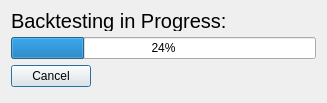
<?xml version="1.0" encoding="UTF-8"?>
<ui version="4.0">
 <class>Dialog</class>
 <widget class="QDialog" name="Dialog">
  <property name="geometry">
   <rect>
    <x>0</x>
    <y>0</y>
    <width>327</width>
    <height>103</height>
   </rect>
  </property>
  <property name="windowTitle">
   <string>Dialog</string>
  </property>
  <layout class="QFormLayout" name="formLayout">
   <item row="0" column="0">
    <widget class="QLabel" name="labelBacktesting">
     <property name="maximumSize">
      <size>
       <width>16777215</width>
       <height>20</height>
      </size>
     </property>
     <property name="font">
      <font>
       <pointsize>15</pointsize>
      </font>
     </property>
     <property name="text">
      <string>Backtesting in Progress:</string>
     </property>
    </widget>
   </item>
   <item row="2" column="0">
    <widget class="QPushButton" name="pushButtonCancel">
     <property name="maximumSize">
      <size>
       <width>100</width>
       <height>16777215</height>
      </size>
     </property>
     <property name="text">
      <string>Cancel</string>
     </property>
    </widget>
   </item>
   <item row="1" column="0" colspan="2">
    <widget class="QProgressBar" name="progressBarBacktesting">
     <property name="value">
      <number>24</number>
     </property>
    </widget>
   </item>
  </layout>
 </widget>
 <resources/>
 <connections/>
</ui>
